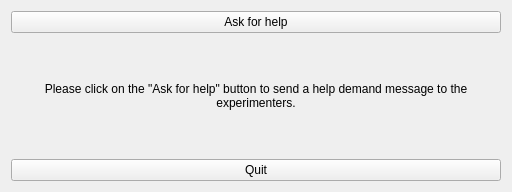
<?xml version="1.0" encoding="UTF-8"?>
<ui version="4.0">
 <class>HelpMessageWindow</class>
 <widget class="QMainWindow" name="HelpMessageWindow">
  <property name="minimumSize">
   <size>
    <width>512</width>
    <height>192</height>
   </size>
  </property>
  <property name="windowTitle">
   <string>HelpMessageSender</string>
  </property>
  <widget class="QWidget" name="CWHelpMessageWindow">
   <layout class="QVBoxLayout" name="VLHelpMessageWindow">
    <item>
     <widget class="QPushButton" name="PBAskForHelp">
      <property name="text">
       <string>Ask for help</string>
      </property>
     </widget>
    </item>
    <item>
     <widget class="QLabel" name="LSendingSuccess">
      <property name="text">
       <string>Please click on the &quot;Ask for help&quot; button to send a help demand message to the experimenters.</string>
      </property>
      <property name="alignment">
       <set>Qt::AlignCenter</set>
      </property>
      <property name="wordWrap">
       <bool>true</bool>
      </property>
     </widget>
    </item>
    <item>
     <widget class="QPushButton" name="PBQuit">
      <property name="text">
       <string>Quit</string>
      </property>
     </widget>
    </item>
   </layout>
  </widget>
 </widget>
 <layoutdefault spacing="6" margin="11"/>
 <resources/>
 <connections>
  <connection>
   <sender>PBQuit</sender>
   <signal>clicked()</signal>
   <receiver>HelpMessageWindow</receiver>
   <slot>close()</slot>
   <hints>
    <hint type="sourcelabel">
     <x>191</x>
     <y>105</y>
    </hint>
    <hint type="destinationlabel">
     <x>255</x>
     <y>95</y>
    </hint>
   </hints>
  </connection>
 </connections>
</ui>
